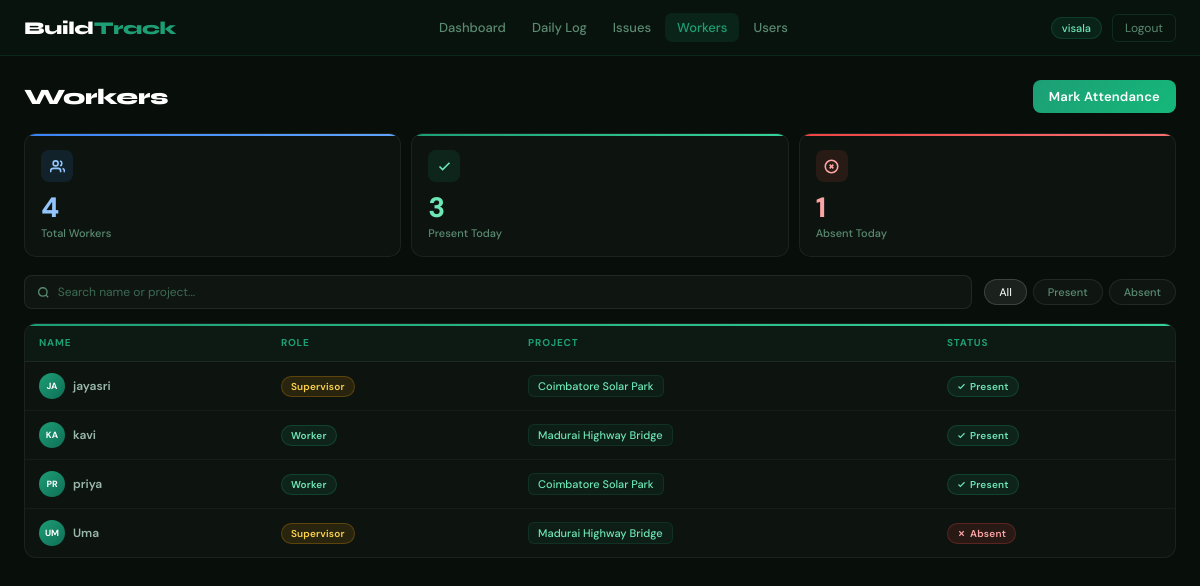
/workers/ (signed in), run on the app's committed database.
### tracker/models.py (models this page shows, shortened)
class Worker(models.Model):
    user=models.OneToOneField(User,on_delete=models.CASCADE,null=True,blank=True)
    name=models.CharField(max_length=100)
    role=models.CharField(max_length=100)
    project=models.ForeignKey(Project,on_delete=models.SET_NULL,null=True)
    is_present=models.BooleanField(default=False)

class Project(models.Model):
    STATUS=[('ongoing','Ongoing'),('delayed','Delayed'),('ontrack','On Track')]
    name=models.CharField(max_length=100)
    status=models.CharField(max_length=20,choices=STATUS)
    deadline=models.CharField(max_length=50)
    completion=models.IntegerField(default=0)
    workers_count=models.IntegerField(default=0)
    created_at=models.DateTimeField(auto_now_add=True)

### tracker/views.py (the view)
# urls.py: path('workers/', views.workers, name='workers'),
def workers(request):
    if not request.user.is_authenticated:
        return redirect('/login/')
    user = request.user
    is_admin = user.is_superuser
    is_supervisor = user.groups.filter(name='Supervisor').exists()
    is_worker = user.groups.filter(name='Worker').exists()
    if is_admin:
        all_workers = Worker.objects.all()
        present_count = all_workers.filter(is_present=True).count()
        absent_count = all_workers.filter(is_present=False).count()
    elif is_supervisor:
        worker_profile = Worker.objects.filter(user=user).first()
        if worker_profile and worker_profile.project:
            all_workers = Worker.objects.filter(project=worker_profile.project)
            present_count = all_workers.filter(is_present=True).count()
            absent_count = all_workers.filter(is_present=False).count()
    elif is_worker:
        worker_profile = Worker.objects.filter(user=user).first()
        if worker_profile and worker_profile.project:
            all_workers = Worker.objects.filter(project=worker_profile.project)
            present_count = all_workers.filter(is_present=True).count()
            absent_count = all_workers.filter(is_present=False).count()
    is_admin = request.user.is_superuser
    is_supervisor = request.user.groups.filter(name='Supervisor').exists()
    return render(request, 'tracker/workers.html', {
        'workers': all_workers,
        'present_count': present_count,
        'absent_count': absent_count,
        'is_admin': is_admin,
        'is_supervisor': is_supervisor,
    })

### tracker/templates/tracker/workers.html (shortened to what this page needs)
{% extends 'tracker/base.html' %}
{% block content %}
<div class="page-header">
  <div class="page-title" style="margin:0;">Workers</div>
  {% if is_admin or is_supervisor %}
  <a href="{% url 'bulk_attendance' %}" class="btn-primary">Mark Attendance</a>
  {% endif %}
</div>
<div class="workers-stats-grid">
  <div class="w-stat-card wsc1">
    <div class="w-stat-icon wsi1">
      <svg width="15" height="15" viewBox="0 0 24 24" fill="none" stroke="currentColor" stroke-width="2.5"><path d="M17 21v-2a4 4 0 0 0-4-4H5a4 4 0 0 0-4 4v2"/><circle cx="9" cy="7" r="4"/><path d="M23 21v-2a4 4 0 0 0-3-3.87M16 3.13a4 4 0 0 1 0 7.75"/></svg>
    </div>
    <div class="w-stat-value wsv1">{{ workers.count }}</div>
    <div class="w-stat-label">Total Workers</div>
  </div>
  <div class="w-stat-card wsc2">
    <div class="w-stat-icon wsi2">
      <svg width="15" height="15" viewBox="0 0 24 24" fill="none" stroke="currentColor" stroke-width="2.5"><polyline points="20 6 9 17 4 12"/></svg>
    </div>
    <div class="w-stat-value wsv2">{{ present_count }}</div>
    <div class="w-stat-label">Present Today</div>
  </div>
  <div class="w-stat-card wsc3">
    <div class="w-stat-icon wsi3">
      <svg width="15" height="15" viewBox="0 0 24 24" fill="none" stroke="currentColor" stroke-width="2.5"><circle cx="12" cy="12" r="10"/><line x1="15" y1="9" x2="9" y2="15"/><line x1="9" y1="9" x2="15" y2="15"/></svg>
    </div>
    <div class="w-stat-value wsv3">{{ absent_count }}</div>
    <div class="w-stat-label">Absent Today</div>
  </div>
</div>
<div class="filter-bar">
  <div class="filter-search">
    <svg width="13" height="13" viewBox="0 0 24 24" fill="none" stroke="currentColor" stroke-width="2.5"><circle cx="11" cy="11" r="8"/><line x1="21" y1="21" x2="16.65" y2="16.65"/></svg>
    <input type="text" id="workerSearch" placeholder="Search name or project..." oninput="filterWorkers()"/>
  </div>
  <div class="filter-pills">
    <button class="fpill active" onclick="setWorkerFilter('all', this)">All</button>
    <button class="fpill fpill-green" onclick="setWorkerFilter('present', this)">Present</button>
    <button class="fpill fpill-red" onclick="setWorkerFilter('absent', this)">Absent</button>
  </div>
</div>
<div class="log-table-wrap">
  <table id="workersTable">
    <thead>
      <tr>
        <th>Name</th>
        <th>Role</th>
        <th>Project</th>
        <th>Status</th>
      </tr>
    </thead>
    <tbody>
      {% for worker in workers %}
      <tr class="worker-row"
          data-status="{% if worker.is_present %}present{% else %}absent{% endif %}"
          data-search="{{ worker.name|lower }} {{ worker.project.name|lower }}">
        <td>
          <div class="log-user">
            <div class="log-avatar">{{ worker.name|slice:":2"|upper }}</div>
            <span class="log-project">{{ worker.name }}</span>
          </div>
        </td>
        <td>
          {% if worker.role == 'Supervisor' %}
            <span class="log-badge lb-partial">{{ worker.role }}</span>
          {% else %}
            <span class="log-badge lb-done">{{ worker.role }}</span>
          {% endif %}
        </td>
        <td><div class="log-date-pill">{{ worker.project.name }}</div></td>
        <td>
          {% if worker.is_present %}
            <span class="log-badge lb-done">
              <svg width="9" height="9" viewBox="0 0 24 24" fill="none" stroke="currentColor" stroke-width="3"><polyline points="20 6 9 17 4 12"/></svg>
              Present
            </span>
          {% else %}
            <span class="log-badge lb-issue">
              <svg width="9" height="9" viewBox="0 0 24 24" fill="none" stroke="currentColor" stroke-width="3"><line x1="18" y1="6" x2="6" y2="18"/><line x1="6" y1="6" x2="18" y2="18"/></svg>
              Absent
            </span>
          {% endif %}
        </td>
      </tr>
      {% endfor %}
    </tbody>
  </table>
</div>
{% endblock %}

### tracker/templates/tracker/base.html (shortened to what this page needs)
{% load static %}
<!DOCTYPE html>
<html lang="en">
<head>
<link rel="stylesheet" href="{% static 'tracker/style.css' %}">
</head>
<body>
{% if user.is_authenticated %}
<nav>
  <div class="nav-logo">Build<span>Track</span></div>
  <div class="nav-links">
    <a href="/dashboard/" {% if request.resolver_match.url_name == 'dashboard' %}class="active"{% endif %}>Dashboard</a>
    <a href="/daily-log/" {% if request.resolver_match.url_name == 'daily_log' %}class="active"{% endif %}>Daily Log</a>
    <a href="/issues/" {% if request.resolver_match.url_name == 'issues' %}class="active"{% endif %}>Issues</a>
    <a href="/workers/" {% if request.resolver_match.url_name == 'workers' %}class="active"{% endif %}>Workers</a>
    {% if user.is_superuser %}
    <a href="/users/" {% if request.resolver_match.url_name == 'users_list' %}class="active"{% endif %}>Users</a>
    {% endif %}
  </div>
  <div class="nav-right">
    <span class="role-tag">{{ user.username }}</span>
    <a href="/logout/" class="logout-btn">Logout</a>
  </div>
</nav>
{% endif %}
<div class="body">
{% block content %}{% endblock %}
</div>
</body>
</html>

### data on the page
Worker: name "JA", name "jayasri", role "Supervisor", project.name "Coimbatore Solar Park", is_present True (drawn)
Worker: name "KA", name "kavi", role "Worker", project.name "Madurai Highway Bridge", is_present True (drawn)
Worker: name "PR", name "priya", role "Worker", project.name "Coimbatore Solar Park", is_present True (drawn)
Worker: name "UM", name "Uma", role "Supervisor", project.name "Madurai Highway Bridge", is_present False (drawn)

### other printed values
{{ user.username }} "visala"
{{ workers.count }} "4"
{{ present_count }} "3"
{{ absent_count }} "1"
